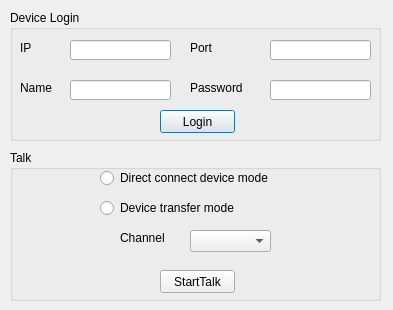
<?xml version="1.0" encoding="UTF-8"?>
<ui version="4.0">
    <class>Dialog</class>
    <widget class="QDialog" name="Dialog">
        <property name="geometry">
            <rect>
                <x>0</x>
                <y>0</y>
                <width>393</width>
                <height>310</height>
            </rect>
        </property>
        <property name="windowTitle">
            <string>Dialog</string>
        </property>
        <widget class="QGroupBox" name="groupBox">
            <property name="geometry">
                <rect>
                    <x>10</x>
                    <y>10</y>
                    <width>371</width>
                    <height>131</height>
                </rect>
            </property>
            <property name="title">
                <string>Device Login</string>
            </property>
            <widget class="QLabel" name="label">
                <property name="geometry">
                    <rect>
                        <x>10</x>
                        <y>30</y>
                        <width>31</width>
                        <height>16</height>
                    </rect>
                </property>
                <property name="text">
                    <string>IP</string>
                </property>
            </widget>
            <widget class="QLineEdit" name="IP_lineEdit">
                <property name="geometry">
                    <rect>
                        <x>60</x>
                        <y>30</y>
                        <width>101</width>
                        <height>20</height>
                    </rect>
                </property>
            </widget>
            <widget class="QLabel" name="label_2">
                <property name="geometry">
                    <rect>
                        <x>180</x>
                        <y>30</y>
                        <width>41</width>
                        <height>16</height>
                    </rect>
                </property>
                <property name="text">
                    <string>Port</string>
                </property>
            </widget>
            <widget class="QLabel" name="label_3">
                <property name="geometry">
                    <rect>
                        <x>10</x>
                        <y>70</y>
                        <width>41</width>
                        <height>16</height>
                    </rect>
                </property>
                <property name="text">
                    <string>Name</string>
                </property>
            </widget>
            <widget class="QLabel" name="label_4">
                <property name="geometry">
                    <rect>
                        <x>180</x>
                        <y>70</y>
                        <width>71</width>
                        <height>16</height>
                    </rect>
                </property>
                <property name="text">
                    <string>Password</string>
                </property>
            </widget>
            <widget class="QLineEdit" name="Name_lineEdit">
                <property name="geometry">
                    <rect>
                        <x>60</x>
                        <y>70</y>
                        <width>101</width>
                        <height>20</height>
                    </rect>
                </property>
            </widget>
            <widget class="QLineEdit" name="Port_lineEdit">
                <property name="geometry">
                    <rect>
                        <x>260</x>
                        <y>30</y>
                        <width>101</width>
                        <height>20</height>
                    </rect>
                </property>
            </widget>
            <widget class="QLineEdit" name="Password_lineEdit">
                <property name="geometry">
                    <rect>
                        <x>260</x>
                        <y>70</y>
                        <width>101</width>
                        <height>20</height>
                    </rect>
                </property>
            </widget>
            <widget class="QPushButton" name="Login_pushButton">
                <property name="geometry">
                    <rect>
                        <x>150</x>
                        <y>100</y>
                        <width>75</width>
                        <height>23</height>
                    </rect>
                </property>
                <property name="text">
                    <string>Login</string>
                </property>
            </widget>
        </widget>
        <widget class="QGroupBox" name="groupBox_2">
            <property name="geometry">
                <rect>
                    <x>10</x>
                    <y>150</y>
                    <width>371</width>
                    <height>151</height>
                </rect>
            </property>
            <property name="title">
                <string>Talk</string>
            </property>
            <widget class="QRadioButton" name="DirectTalk_radioButton">
                <property name="geometry">
                    <rect>
                        <x>90</x>
                        <y>20</y>
                        <width>251</width>
                        <height>16</height>
                    </rect>
                </property>
                <property name="text">
                    <string>Direct connect device mode</string>
                </property>
            </widget>
            <widget class="QRadioButton" name="Transfer_radioButton">
                <property name="geometry">
                    <rect>
                        <x>90</x>
                        <y>50</y>
                        <width>241</width>
                        <height>16</height>
                    </rect>
                </property>
                <property name="text">
                    <string>Device transfer mode</string>
                </property>
            </widget>
            <widget class="QLabel" name="label_13">
                <property name="geometry">
                    <rect>
                        <x>110</x>
                        <y>80</y>
                        <width>61</width>
                        <height>16</height>
                    </rect>
                </property>
                <property name="text">
                    <string>Channel</string>
                </property>
            </widget>
            <widget class="QComboBox" name="Channel_comboBox">
                <property name="geometry">
                    <rect>
                        <x>180</x>
                        <y>80</y>
                        <width>81</width>
                        <height>22</height>
                    </rect>
                </property>
            </widget>
            <widget class="QPushButton" name="Talk_pushButton">
                <property name="geometry">
                    <rect>
                        <x>150</x>
                        <y>120</y>
                        <width>75</width>
                        <height>23</height>
                    </rect>
                </property>
                <property name="text">
                    <string>StartTalk</string>
                </property>
            </widget>
        </widget>
    </widget>
    <layoutdefault spacing="6" margin="11"/>
    <resources/>
    <connections/>
</ui>
